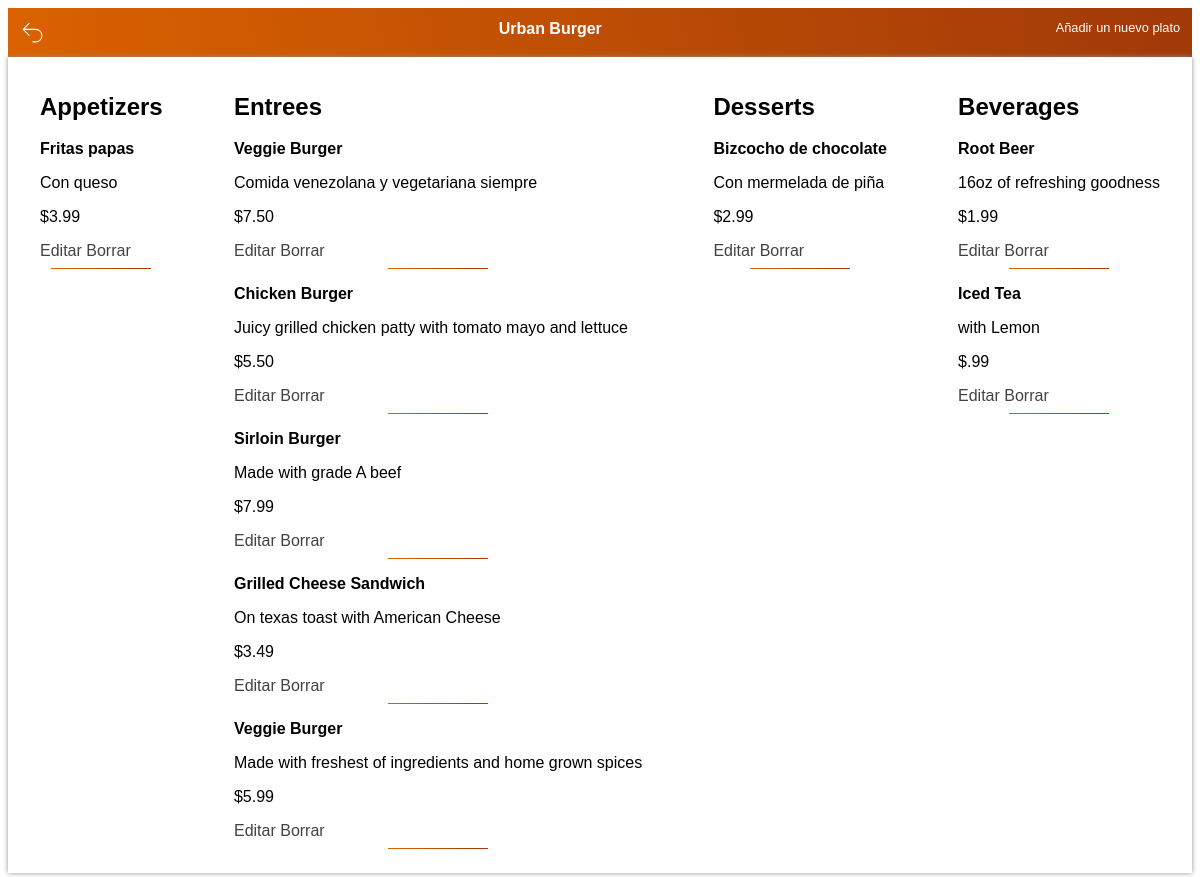
Before: /restaurant/1/menu/ with the older database file.
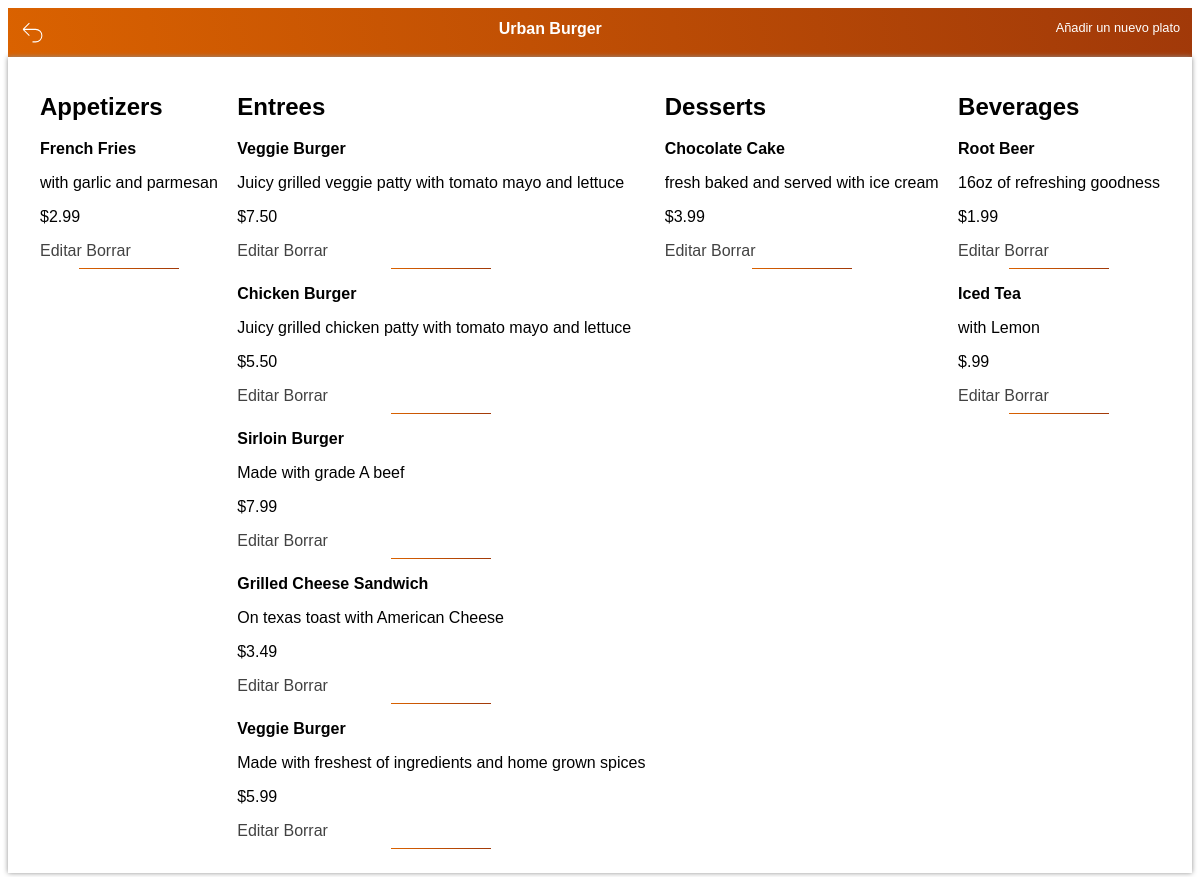
After: the same page with the newer database file.
### el finalfinal proyecto/database_setup.py (models this page shows, shortened)
class Restaurant(Base):
    __tablename__ = 'restaurant'
    id = Column(Integer, primary_key=True)
    name = Column(String(250), nullable=False)

class MenuItem(Base):
    __tablename__ = 'menu_item'
    name = Column(String(80), nullable=False)
    id = Column(Integer, primary_key=True)
    description = Column(String(250))
    price = Column(String(8))
    course = Column(String(250))
    restaurant_id = Column(Integer, ForeignKey('restaurant.id'))
    restaurant = relationship(Restaurant)

### el finalfinal proyecto/finalproject.py (the view)
@app.route('/restaurant/<int:restaurant_id>/')
@app.route('/restaurant/<int:restaurant_id>/menu/')
def showMenu(restaurant_id):
    DBSession = sessionmaker(bind=engine)
    session = DBSession()
    restaurant = session.query(Restaurant).filter_by(id=restaurant_id).one()
    items = session.query(MenuItem).filter_by(restaurant_id=restaurant_id).all()
    print("Enseñado menú del restaurante con éxito")
    return render_template('menu.html', items=items, restaurant=restaurant)

### el finalfinal proyecto/templates/menu.html (shortened to what this page needs)
<html>
<!DOCTYPE html>
<html lang="en">
<head>
	<link rel=stylesheet type=text/css href="{{ url_for('static', filename='menu.css') }}">
</head>
<body>
<nav>
	<a href="{{ url_for('showRestaurants') }}">
		<svg xmlns="http://www.w3.org/2000/svg" fill="none" viewBox="0 0 24 24" strokeWidth={1.5} stroke="currentColor" className="w-6 h-6" width="25px">
		<path strokeLinecap="round" strokeLinejoin="round" d="M9 15L3 9m0 0l6-6M3 9h12a6 6 0 010 12h-3"/>
		</svg>
	</a>
	<b>{{restaurant.name}}</b>
    {% if items !=[] %}
	<a href="{{url_for('newMenuItem', restaurant_id = restaurant.id )}}">Añadir un nuevo plato</a>
</nav>
	<div class="container-items">
		<div class="aperitivos">
			<h2>Appetizers</h2>
		{% for i in items %}
		{% if i.course == 'Appetizer' %}
		<p><b>{{i.name}}</b></p>
		<p>{{i.description}}</p>
		<p>{{i.price}}</p>
		<a href='{{url_for('editMenuItem', restaurant_id = restaurant.id, menu_id=i.id)}}'>Editar</a>
		<a href='{{url_for('deleteMenuItem', restaurant_id = restaurant.id, menu_id=i.id)}}'>Borrar</a>
		<hr>
	</div>
		{% endif %}
		{% endfor %}
	<div class="entrada">
		<h2>Entrees</h2>
		{% for i in items %}
		{% if i.course == 'Entree' %}
		<p><b>{{i.name}}</b></p>
		<p>{{i.description}}</p>
		<p>{{i.price}}</p>
		<a href='{{url_for('editMenuItem', restaurant_id = restaurant.id, menu_id=i.id )}}'>Editar</a>
		<a href='{{url_for('deleteMenuItem', restaurant_id = restaurant.id, menu_id=i.id )}}'>Borrar</a>
		<hr>
        {% endif %}
		{% endfor %}
	</div>
	<div class="postres">
		<h2>Desserts</h2>
		{% for i in items %}
		{% if i.course == 'Dessert' %}
		<p><b>{{i.name}}</b></p>
		<p>{{i.description}}</p>
		<p>{{i.price}}</p>
		<a href='{{url_for('editMenuItem', restaurant_id = restaurant.id, menu_id=i.id ) }}'>Editar</a>
		<a href='{{url_for('deleteMenuItem', restaurant_id = restaurant.id, menu_id=i.id ) }}'>Borrar</a>
		<hr>
		{% endif %}
		{% endfor %}
	</div>
	<div class="bebidas">
		<h2>Beverages</h2>
		{% for i in items %}
		{% if i.course == 'Beverage' %}
		<p><b>{{i.name}}</b></p>
		<p>{{i.description}}</p>
		<p>{{i.price}}</p>
		<a href='{{url_for('editMenuItem', restaurant_id = restaurant.id, menu_id=i.id ) }}'>Editar</a>
		<a href='{{url_for('deleteMenuItem', restaurant_id = restaurant.id, menu_id=i.id ) }}'>Borrar</a>
		<hr>
		{% endif %}
		{% endfor %}
	</div>
	</div>
		{% else %}
		<p> Actualmente, no tienes platos en el menú. <p>
		<a href = "{{url_for('newMenuItem', restaurant_id = restaurant.id )}}">Añadir un nuevo plato</a>
			{% endif %}
	</body>
</html>

### el finalfinal proyecto/static/menu.css (style rules this page uses)
* { box-sizing: border-box; font-family: Arial, Helvetica, sans-serif; }
nav { padding: 1%; display: flex; justify-content: space-between; background-image: linear-gradient(80deg, #da6200 0%, #a13909 100%); color: white; }
nav a { text-decoration: none; font-size: 0.8em; color: white; }
.container-items { display: flex; justify-content: space-between; margin: auto; box-shadow: 0 0 5px rgb(144, 144, 144); padding: 1rem 2rem; }
.container-items a { text-decoration: none; color: rgb(66, 66, 66); }
.aperitivos, .entrada, .postres, .bebidas { flex-direction: column; border-radius: 1%; border-color: red; }
hr { width: 100px; border: none; height: 1px; color: black; background-image: linear-gradient(80deg, #da6200 0%, #a13909 100%); }

Changed rows visible on the page:
changed MenuItem: name "Fritas papas" → "French Fries"; description "Con queso" → "with garlic and parmesan"; price "$3.99" → "$2.99"
changed MenuItem: description "Comida venezolana y vegetariana siempre" → "Juicy grilled veggie patty with tomato mayo and lettuce"
changed MenuItem: name "Bizcocho de chocolate" → "Chocolate Cake"; description "Con mermelada de piña" → "fresh baked and served with ice cream"; price "$2.99" → "$3.99"
